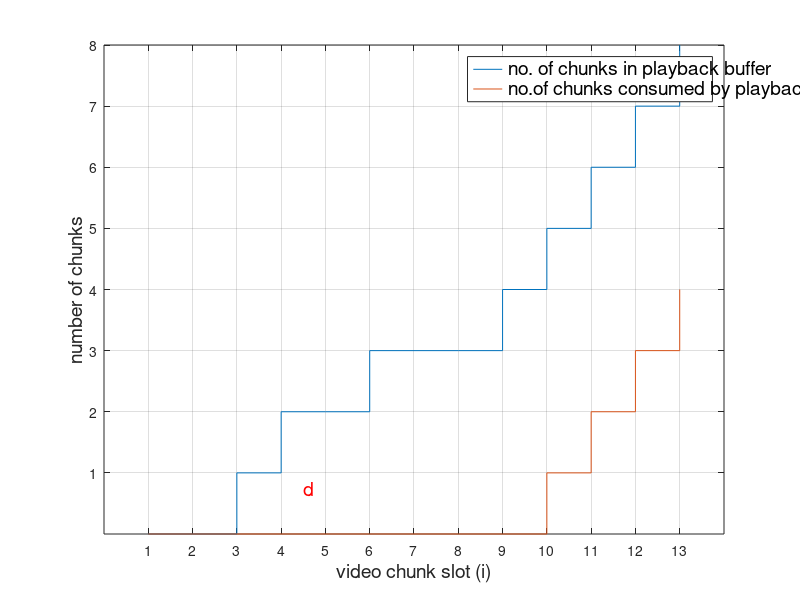

Recreate this plot in MATLAB.
k = [1 2 3 4 5 6 7 8 9 10 11 12 13];
a = [3 4 6 9 10 11 12 13 16 17 19 20 21];
b = zeros(1,length(k));
for i = 1 : length(a)
b(i) = max(a(1:i));
end
pb(1) = 0;
consump = zeros(1,length(k));
prebuff = 9;
pb = zeros(1, length(k));
for j = 2: length(a)
    if(j>prebuff)
   consump(j) = consump(j-1)+1;
    else
        consump(j) = consump(j-1);
    end
pb(j) = pb(j-1)+sum(b==j);
end
stairs(pb)
hold all
stairs(consump)
grid on
set(gca, 'xtick',[1:1:length(a)]);
set(gca, 'ytick', [1:1:length(a)]);
text(4.5, 0.75, 'd', 'Color','r','FontSize',14)
xlabel('video chunk slot (i)','FontSize',14)
ylabel('number of chunks','FontSize',14)
ax = legend('no. of chunks in playback buffer','no.of chunks consumed by playback')
LEG = findobj(ax,'type','text');
set(LEG,'FontSize',14)